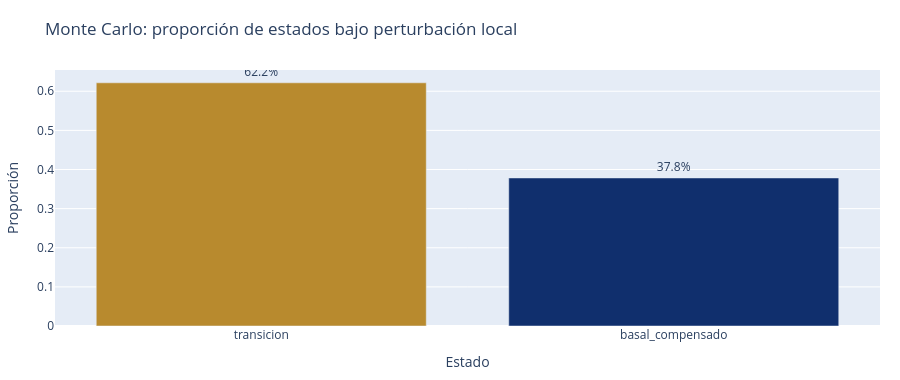
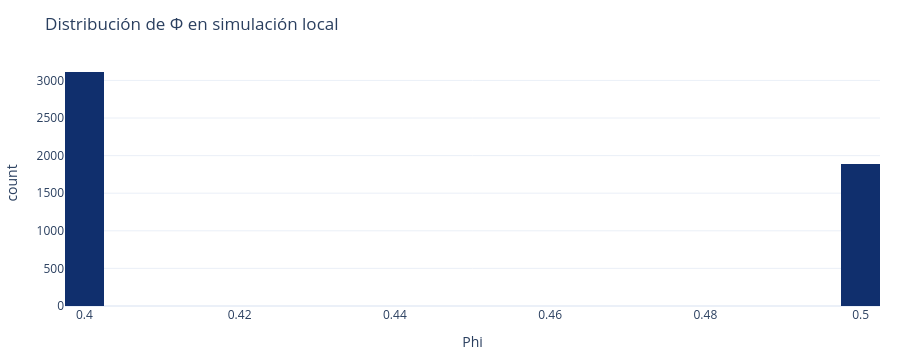

The cell these charts' notebook holds for them, in order:
### Markdown cell above
## 6. Sensibilidad local

Monte Carlo no se usa aquí como validación absoluta. Se usa como prueba de estabilidad local del criterio piloto: pequeñas perturbaciones alrededor del vector base permiten observar si la lectura permanece en zona basal o cambia.

### Code cell
# 7. Sensibilidad Monte Carlo
def monte_carlo(signal_name="REM618", seed=42, iterations=5000, sigma=0.025):
    rng = np.random.default_rng(seed)
    row = df[df["signal"] == signal_name].iloc[0]
    base = np.array([row[v] for v in variables], dtype=float)
    sims = np.clip(rng.normal(base, sigma, size=(iterations, len(variables))), 0, 1)
    states, phis = [], []
    for vec in sims:
        sim_row = pd.Series(dict(zip(variables, vec)))
        phi, state = estimate_phi(sim_row)
        states.append(state)
        phis.append(phi if not np.isnan(phi) else -1)
    return pd.DataFrame({"Phi": phis, "state": states})

mc = monte_carlo("REM618")
state_share = mc["state"].value_counts(normalize=True).rename_axis("state").reset_index(name="share")

fig = go.Figure()
fig.add_trace(go.Bar(
    x=state_share["state"],
    y=state_share["share"],
    marker_color=["#102f6d" if s=="basal_compensado" else "#b88a2e" for s in state_share["state"]],
    text=[f"{v:.1%}" for v in state_share["share"]],
    textposition="outside"
))
fig.update_layout(
    title="Monte Carlo: proporción de estados bajo perturbación local",
    height=380,
    yaxis_title="Proporción",
    xaxis_title="Estado",
    margin=dict(l=20,r=20,t=70,b=50)
)
fig.show()

fig2 = px.histogram(mc, x="Phi", nbins=20, title="Distribución de Φ en simulación local")
fig2.update_traces(marker_color="#102f6d")
fig2.update_layout(height=360, margin=dict(l=20,r=20,t=60,b=40))
fig2.show()

display(state_share.style.hide(axis="index").format({"share":"{:.2%}"}))

### Figure 1 — Plotly figure (JSON) as saved in the notebook; plotly's stock layout.template omitted (floating-point values rounded to 4 significant figures)
{"data": [{"marker": {"color": ["#b88a2e", "#102f6d"]}, "text": ["62.2%", "37.8%"], "textposition": "outside", "type": "bar", "x": ["transicion", "basal_compensado"], "y": [0.6216, 0.3784]}], "layout": {"height": 380, "margin": {"b": 50, "l": 20, "r": 20, "t": 70}, "title": {"text": "Monte Carlo: proporción de estados bajo perturbación local"}, "xaxis": {"title": {"text": "Estado"}}, "yaxis": {"title": {"text": "Proporción"}}}}

### Figure 2 — Plotly figure (JSON) as saved in the notebook; plotly's stock layout.template omitted (floating-point values rounded to 4 significant figures; data arrays with more than 128 entries replaced by an {"elided": "..."} marker saying what was removed)
{"data": [{"bingroup": "x", "hovertemplate": "Phi=%{x}<br>count=%{y}<extra></extra>", "legendgroup": "", "marker": {"color": "#102f6d", "pattern": {"shape": ""}}, "name": "", "nbinsx": 20, "orientation": "v", "showlegend": false, "type": "histogram", "x": {"elided": "5000 float values"}, "xaxis": "x", "yaxis": "y"}], "layout": {"barmode": "relative", "height": 360, "legend": {"tracegroupgap": 0}, "margin": {"b": 40, "l": 20, "r": 20, "t": 60}, "title": {"text": "Distribución de Φ en simulación local"}, "xaxis": {"anchor": "y", "domain": [0, 1], "title": {"text": "Phi"}}, "yaxis": {"anchor": "x", "domain": [0, 1], "title": {"text": "count"}}}}
